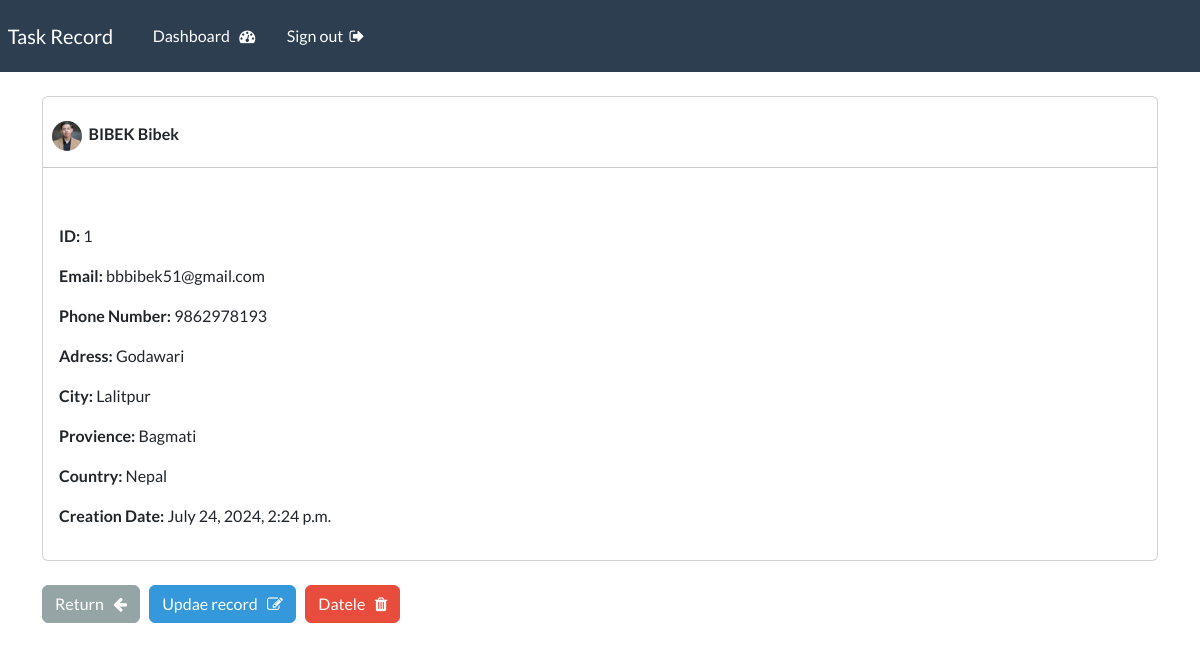
The app's page /view-record/1/ (signed in) with its own data.
### app/models.py (models this page shows, shortened)
class Record(models.Model):
    photo = models.ImageField(upload_to='img/')
    created_date = models.DateTimeField(auto_now_add=True)
    first_name = models.CharField(max_length=100)
    last_name = models.CharField(max_length=100)
    email = models.EmailField(max_length=255)
    phone = models.CharField(max_length=20)
    address = models.CharField(max_length=255)
    city = models.CharField(max_length=50)
    provience = models.CharField(max_length=100)
    country = models.CharField(max_length=100)

### app/views.py (the view)
# urls.py: path('view-record/<int:pk>/', views.view_record, name='view-record'),
@login_required(login_url='login')
def view_record(request, pk):
    all_records = Record.objects.get(id = pk)
    context = {'record': all_records}
    return render(request, 'app/view-record.html', context= context)

### app/templates/app/view-record.html (shortened to what this page needs)
{% extends 'app/base.html' %}
{% block main %}
    <div class="card">
        <br>
        <strong>
            &nbsp;&nbsp;&nbsp;<img src="{{record.photo.url}}" alt="">&nbsp;&nbsp;{{record.first_name|upper}}  {{record.last_name}}
        </strong>
        <hr>
        <div class="card-body">
            <p><strong> ID:  </strong> {{record.id}} </p>
            <p><strong> Email:  </strong> {{record.email}} </p>
            <p><strong> Phone Number:  </strong> {{record.phone}} </p>
            <p><strong> Adress:  </strong> {{record.address}} </p>
            <p><strong> City:  </strong> {{record.city}} </p>
            <p><strong> Provience:  </strong> {{record.provience}} </p>
            <p><strong> Country:  </strong> {{record.country}} </p>
            <p><strong> Creation Date:  </strong> {{record.created_date}} </p>
        </div>
    </div>
    <br>
    <a href="{% url 'dashboard' %}" class="btn btn-secondary">Return &nbsp; <i class="fa fa-arrow-left" aria-hidden="true"></i></a>
    <a href="{% url 'record-update' record.id %}" class="btn btn-info">Updae record &nbsp; <i class="fa fa-pencil-square-o" aria-hidden="true"></i></a>
    <a href="{% url 'delete-rec' record.id %}" class="btn btn-danger">Datele &nbsp; <i class="fa fa-trash" aria-hidden="true"></i></a>
{% endblock main %}

### static/css/style.css (style rules this page uses)
img { height: 30px; width: 30px; object-fit: cover; border-radius: 40px; }

### app/templates/app/view-record.html (style rules this page uses)
img { height: 30px; width: 30px; object-fit: cover; border-radius: 40px; }

### records on screen
Record: photo (picture), first_name "BIBEK", last_name "Bibek", id "1", email "bbbibek51@gmail.com", phone "9862978193", address "Godawari", city "Lalitpur", provience "Bagmati", country "Nepal", created_date "July 24, 2024, 2:24 p.m."
